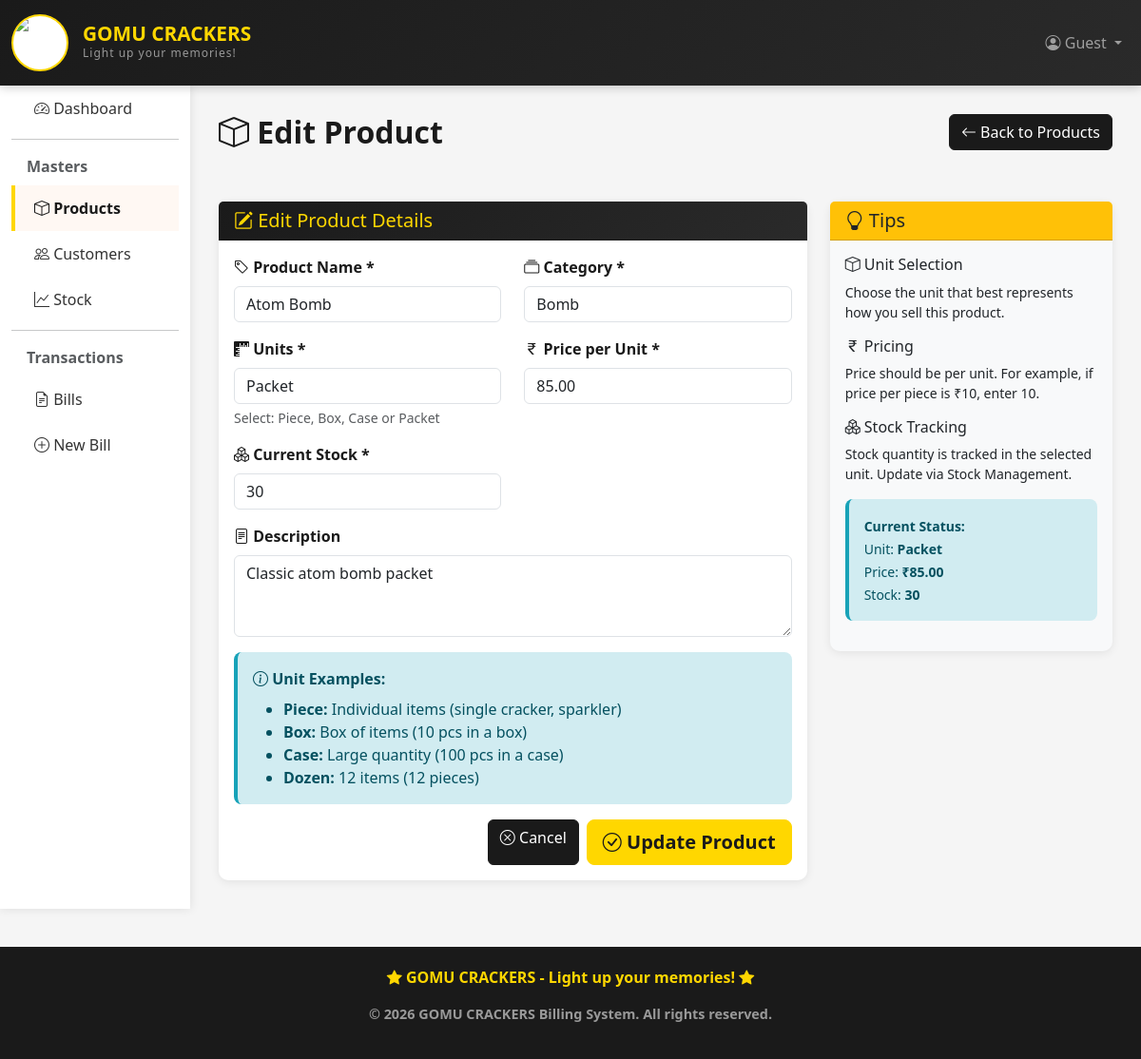
Screenshot of /billing/products/18/edit/ with the database file from the repository.
### billing_app/models.py (models this page shows, shortened)
class Product(models.Model):
    CATEGORY_CHOICES = [
        ('cracker', 'Cracker'),
        ('sparklers', 'Sparklers'),
        ('fancy', 'Fancy'),
        ('bomb', 'Bomb'),
        ('fountain', 'Fountain'),
        ('other', 'Other'),
    ]
    UNIT_CHOICES = [
        ('packet', 'Packet'),
        ('piece', 'Piece'),
        ('box', 'Box'),
        ('case', 'Case'),
    ]
    name = models.CharField(max_length=100)
    category = models.CharField(max_length=20, choices=CATEGORY_CHOICES, default='other')
    unit = models.CharField(max_length=20, choices=UNIT_CHOICES, default='piece', help_text='Unit of measurement')
    price = models.DecimalField(max_digits=10, decimal_places=2)
    quantity = models.IntegerField(default=0)  # Current stock
    description = models.TextField(blank=True, null=True)
    created_at = models.DateTimeField(auto_now_add=True)
    updated_at = models.DateTimeField(auto_now=True)
    class Meta:
        ordering = ['-created_at']

### billing_app/views.py (the view)
# urls.py: path('products/<int:pk>/edit/', views.product_update, name='product_update'),
def product_update(request, pk):
    product = get_object_or_404(Product, pk=pk)
    if request.method == 'POST':
        form = ProductForm(request.POST, instance=product)
        if form.is_valid():
            form.save()
            messages.success(request, 'Product updated successfully!')
            return redirect('product_list')
    else:
        form = ProductForm(instance=product)
    return render(request, 'billing/product_form.html', {'form': form, 'title': 'Edit Product'})

### billing_app/forms.py
class ProductForm(forms.ModelForm):
    class Meta:
        model = Product
        fields = ['name', 'category', 'unit', 'price', 'quantity', 'description']
        widgets = {
            'name': forms.TextInput(attrs={'class': 'form-control', 'placeholder': 'Product name'}),
            'category': forms.Select(attrs={'class': 'form-control'}),
            'unit': forms.Select(attrs={'class': 'form-control'}),
            'price': forms.NumberInput(attrs={'class': 'form-control', 'step': '0.01', 'placeholder': 'Price per unit'}),
            'quantity': forms.NumberInput(attrs={'class': 'form-control', 'placeholder': 'Current stock'}),
            'description': forms.Textarea(attrs={'class': 'form-control', 'rows': 3, 'placeholder': 'Product description'}),
        }
        labels = {
            'unit': 'Unit of Measurement',
        }

### billing_app/templates/billing/product_form.html (shortened to what this page needs)
{% extends 'billing/base.html' %}
{% block content %}
<div class="row mb-4">
    <div class="col-md-8">
        <h1 class="page-title">
            <i class="bi bi-box"></i> {% if form.instance.id %}Edit Product{% else %}Add New Product{% endif %}
        </h1>
    </div>
    <div class="col-md-4 text-end">
        <a href="{% url 'product_list' %}" class="btn btn-secondary">
            <i class="bi bi-arrow-left"></i> Back to Products
        </a>
    </div>
</div>
<div class="row">
    <div class="col-md-8">
        <div class="card">
            <div class="card-header" style="background: linear-gradient(135deg, #1a1a1a, #2a2a2a); color: #FFD700;">
                <h5 class="mb-0">
                    <i class="bi bi-pencil-square"></i>
                    {% if form.instance.id %}Edit Product Details{% else %}Add New Product{% endif %}
                </h5>
            </div>
            <div class="card-body">
                <form method="POST">
                    <div class="row">
                        <div class="col-md-6 mb-3">
                            <label for="{{ form.name.id_for_label }}" class="form-label">
                                <i class="bi bi-tag"></i> Product Name *
                            </label>
                            {{ form.name }}
                        </div>
                        <div class="col-md-6 mb-3">
                            <label for="{{ form.category.id_for_label }}" class="form-label">
                                <i class="bi bi-collection"></i> Category *
                            </label>
                            {{ form.category }}
                        </div>
                    </div>
                    <div class="row">
                        <div class="col-md-6 mb-3">
                            <label for="{{ form.unit.id_for_label }}" class="form-label">
                                <i class="bi bi-rulers"></i> Units *
                            </label>
                            {{ form.unit }}
                            <small class="text-muted d-block mt-1">Select: Piece, Box, Case or Packet</small>
                        </div>
                        <div class="col-md-6 mb-3">
                            <label for="{{ form.price.id_for_label }}" class="form-label">
                                <i class="bi bi-currency-rupee"></i> Price per Unit *
                            </label>
                            {{ form.price }}
                        </div>
                    </div>
                    <div class="row">
                        <div class="col-md-6 mb-3">
                            <label for="{{ form.quantity.id_for_label }}" class="form-label">
                                <i class="bi bi-boxes"></i> Current Stock *
                            </label>
                            {{ form.quantity }}
                        </div>
                    </div>
                    <div class="mb-3">
                        <label for="{{ form.description.id_for_label }}" class="form-label">
                            <i class="bi bi-file-text"></i> Description
                        </label>
                        {{ form.description }}
                    </div>
                    <div class="alert alert-info">
                        <i class="bi bi-info-circle"></i>
                        <strong>Unit Examples:</strong>
                        <ul class="mb-0 mt-2">
                            <li><strong>Piece:</strong> Individual items (single cracker, sparkler)</li>
                            <li><strong>Box:</strong> Box of items (10 pcs in a box)</li>
                            <li><strong>Case:</strong> Large quantity (100 pcs in a case)</li>
                            <li><strong>Dozen:</strong> 12 items (12 pieces)</li>
                        </ul>
                    </div>
                    <div class="d-grid gap-2 d-md-flex justify-content-md-end">
                        <a href="{% url 'product_list' %}" class="btn btn-secondary">
                            <i class="bi bi-x-circle"></i> Cancel
                        </a>
                        <button type="submit" class="btn btn-primary btn-lg">
                            <i class="bi bi-check-circle"></i>
                            {% if form.instance.id %}Update Product{% else %}Add Product{% endif %}
                        </button>
                    </div>
                </form>
            </div>
        </div>
    </div>
    <div class="col-md-4">
        <div class="card bg-light">
            <div class="card-header bg-warning text-dark">
                <h5 class="mb-0"><i class="bi bi-lightbulb"></i> Tips</h5>
            </div>
            <div class="card-body">
                <h6><i class="bi bi-box"></i> Unit Selection</h6>
                <p class="small">Choose the unit that best represents how you sell this product.</p>
                <h6><i class="bi bi-currency-rupee"></i> Pricing</h6>
                <p class="small">Price should be per unit. For example, if price per piece is ₹10, enter 10.</p>
                <h6><i class="bi bi-boxes"></i> Stock Tracking</h6>
                <p class="small">Stock quantity is tracked in the selected unit. Update via Stock Management.</p>
                {% if form.instance.id %}
                <div class="alert alert-info mt-3">
                    <small>
                        <strong>Current Status:</strong><br>
                        Unit: <strong>{{ form.instance.get_unit_display }}</strong><br>
                        Price: <strong>₹{{ form.instance.price }}</strong><br>
                        Stock: <strong>{{ form.instance.quantity }}</strong>
                    </small>
                </div>
                {% endif %}
            </div>
        </div>
    </div>
</div>
{% endblock %}

### billing_app/templates/billing/base.html (style rules this page uses)
:root { --primary-color: #FFD700; --secondary-color: #1a1a1a; --light-color: #FFF8F3; --dark-color: #1a1a1a; }
body { background-color: #f5f5f5; font-family: 'Segoe UI', Tahoma, Geneva, Verdana, sans-serif; }
.card { border: none; border-radius: 10px; box-shadow: 0 2px 10px rgba(0,0,0,0.08); transition: transform 0.3s ease; }
.btn-primary { background-color: var(--primary-color); border-color: var(--primary-color); color: var(--secondary-color); font-weight: 600; }
.btn-secondary { background-color: var(--secondary-color); border-color: var(--secondary-color); color: white; }
.page-title { color: var(--secondary-color); font-weight: 700; margin-bottom: 30px; font-size: 2rem; }
.form-label { font-weight: 600; color: var(--secondary-color); }
.alert { border: none; border-radius: 8px; border-left: 4px solid; }
.alert-info { border-left-color: #17a2b8; background-color: #d1ecf1; }

### rows the page displays
Product: name "Atom Bomb", category "Bomb", unit "Packet", price "85.00", quantity "30", description "Classic atom bomb packet", instance.unit "Packet", instance.price "85.00", instance.quantity "30"
